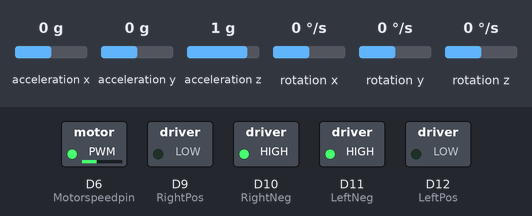
A sketch run on a simulated Arduino Nano 33 IoT. Parts: switched loads named in the sketch (green lamp = pin HIGH). Inputs (shaded band) come from the test bench; at power-on: acceleration z 1 g, rotation x 0 °/s, acceleration x 0 g, acceleration y 0 g, rotation y 0 °/s, rotation z 0 °/s. What the sketch prints to the serial monitor is not drawn.

Above: at 1.25 s.
1.3 s: acceleration z set to 0.2 g
4.3 s: acceleration z set to 0 g
5.8 s: rotation x set to 100 °/s
At 7.2 s:
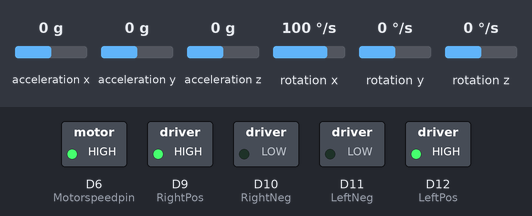
7.5 s: rotation x set to -192 °/s
At 9.1 s:
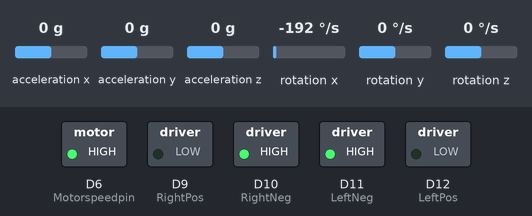
9.9 s: rotation x set to 192 °/s
At 11.55 s:
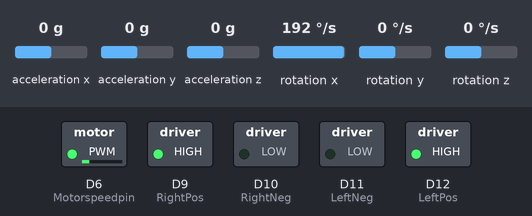
12.9 s: rotation x set to -100 °/s
At 15.65 s:
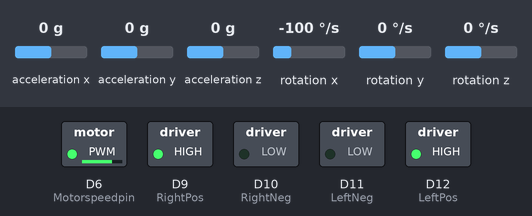
Timing chart, 0 to 16.9 s (numbered marks = the images above; inputs shaded):
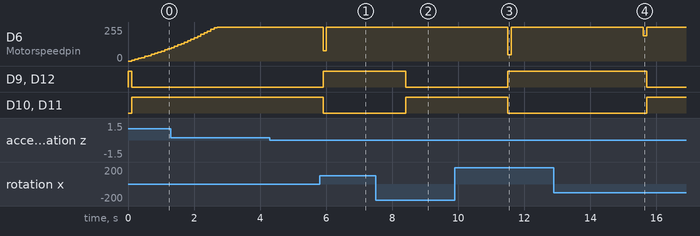

The sketch:

sketch_apr26b.ino
```cpp
#include <PID_v1.h>
#include <SAMDTimerInterrupt.h>
#include <SAMD_ISR_Timer.h>
#include <Arduino_LSM6DS3.h>
#include <Math.h>

const int RightPos = 9; // sets name for H-bridge input A1
const int RightNeg = 10; // sets name for H-brigde input A2
const int LeftNeg = 11; // sets name for H-bridge input A3
const int LeftPos = 12; // Sets name for H-brigde input A4
const int Motorspeedpin = 6;

volatile float sample, gyro_sample, GYangle = 0,PrevGYangle = 0,finalangle = 0, delta_angle, accAngle; //volatile as they may be altered by the ISR
volatile unsigned long current_time, previous_time = 0, delta_time;
float GYx, GYy, GYz;
float GYxoff= 1.19, GYyoff = -2.52, GYzoff= -0.034; // Offsets for Gyroscope
float Accx, Accy, Accz;
float Accxoff = 0.034142, Accyoff = -0.005264, Acczoff = -0.008972;// offsets for accerometer
volatile int Motorspeed;
bool directionbool;

//=======================================================================================
SAMDTimer ITimer0(TIMER_TC3); // creates a timer based interupt service routine
#define TIMER0_INTERVAL_MS        5      // 1s = 1000ms

double Input = 0, Output = 0;
double Kp = 53, Ki =25, Kd = 0.3, Setpoint;
PID anglePID(&Input, &Output, &Setpoint, Kp, Ki, Kd, DIRECT);//creates a PID object

void TimerHandler0(void){
  current_time = millis();
  delta_time = current_time - previous_time;
  delta_angle = GYx * delta_time/1000;
  GYangle = GYangle + delta_angle;
  previous_time = current_time; // preforms numeric integration on the Gyroscope readings to calculate current angle

  accAngle = (atan2(Accy, Accz)*RAD_TO_DEG); // uses the math library and trig to calculate angle using the accelerometer readings

  Input = (0.98)*(GYangle) + (0.02)*(accAngle); // complementary filter, removes the noises from the Accelerometer data and reduces drift
  anglePID.Compute();

  Serial.println(Input);/*
   Serial.print('\t');
    Serial.print(GYangle);
    Serial.print('\t');
    Serial.println(accAngle);*/
}
//=======================================================================================
void setup() {
 Serial.begin(9600);
 float accAnglesum =0, accAngleAvg;

 IMU.begin();


  Setpoint = 0;// creates set point
  anglePID.SetMode(AUTOMATIC); //
  anglePID.SetOutputLimits(-255,255); // sets max and min boundaries for the PID Output

  pinMode(RightNeg, OUTPUT);
  pinMode(RightPos, OUTPUT);
  pinMode(LeftNeg, OUTPUT);
  pinMode(LeftPos, OUTPUT);

   if (ITimer0.attachInterruptInterval(TIMER0_INTERVAL_MS * 1000, TimerHandler0)) // initialises timer
    Serial.println("Starting  ITimer0 OK, millis() = " + String(millis()));
  else
    Serial.println("Can't set ITimer0. Select another freq. or timer");
}
//=======================================================================================
void loop() {

  if (IMU.gyroscopeAvailable() && IMU.accelerationAvailable()) {
    IMU.readGyroscope(GYx,GYy,GYz);

      GYx = GYx - GYxoff; // reads IMU data and preforms offset

    IMU.readAcceleration(Accx,Accy,Accz);

      Accy = Accy - Accyoff;
      //Accz = Accz - Acczoff; // reads IMU data and preforms offset
    }else{}
  Motorspeed = abs(Output);
  analogWrite(Motorspeedpin, Motorspeed); // sets motor speed

  if(Output >= 0){
    directionbool = true;} // decides which direction to correct the angle
   else{
    directionbool = false;}

 if(!directionbool){
  digitalWrite(RightNeg, LOW);
  digitalWrite(RightPos, HIGH);

  digitalWrite(LeftNeg, LOW);
  digitalWrite(LeftPos, HIGH);
 }else{
   digitalWrite(RightPos, LOW);
   digitalWrite(RightNeg, HIGH);

   digitalWrite(LeftPos, LOW);
   digitalWrite(LeftNeg, HIGH);// motor control
 }
}
```

Measured:
- after the input at 5.8 s, D6 (Motorspeedpin): 255/255 → 78/255 after 0.11 s, → 255/255 0.10 s later; D9 (RightPos), D12 (LeftPos): LOW → HIGH after 0.11 s; D10 (RightNeg), D11 (LeftNeg): HIGH → LOW after 0.11 s
- after the input at 7.5 s, D9 (RightPos), D12 (LeftPos): HIGH → LOW after 0.91 s; D10 (RightNeg), D11 (LeftNeg): LOW → HIGH after 0.91 s
- after the input at 9.9 s, D6 (Motorspeedpin): 255/255 → 46/255 after 1.6 s, → 255/255 0.10 s later; D9 (RightPos), D12 (LeftPos): LOW → HIGH after 1.6 s; D10 (RightNeg), D11 (LeftNeg): HIGH → LOW after 1.6 s
- after the input at 12.9 s, D6 (Motorspeedpin): 255/255 → 191/255 after 2.7 s, → 255/255 0.10 s later; D9 (RightPos), D12 (LeftPos): HIGH → LOW after 2.8 s; D10 (RightNeg), D11 (LeftNeg): LOW → HIGH after 2.8 s
